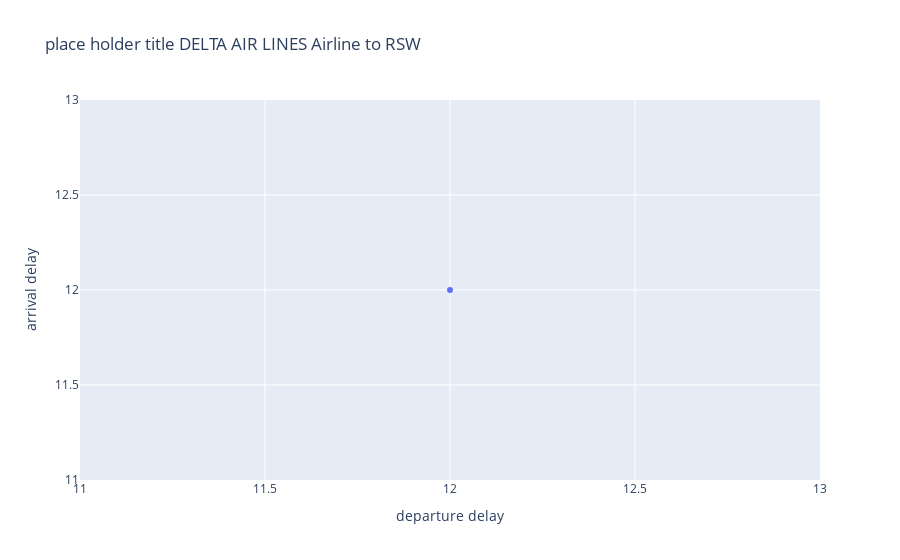

The code cell stored with this chart in its notebook:
### Markdown cell above
# Exhibit 2 - How does departure delay compares to arrival delay for your flight? 
* should have all parameters 
* find a few options to demonstrate

### Code cell
# need to change label content - a dot with a label, with hover- over, with regression line
import pandas as pd
import seaborn as sns
import matplotlib.pyplot as plt
from sklearn.linear_model import LinearRegression
import ipywidgets as widgets
from IPython.display import display
import numpy as np

# Assuming your dataset is stored in 'sample_final_data.csv'
# df = pd.read_csv('sample_final_data.csv')

# User input for departure airport, airline, and destination airport
departure_airport = input("Enter departure airport (e.g., ATL): ").lower()
airline = input("Enter airline (e.g., Delta Air Lines): ").lower()
destination_airport = input("Enter destination airport (e.g., RSW): ").lower()

# Filter the dataframe based on user input
filtered_df = df[(df['departure airport IATA'] == departure_airport) &
                 (df['Airline Company'] == airline) &
                 (df['arrival airport IATA'] == destination_airport)]

# Check if there are any matching records
if filtered_df.empty:
    print("No matching records found.")
else:
    fig_delay = px.scatter(filtered_df, x='delay in mins', y='estimatedDelay', title=f'place holder title {airline.upper()} Airline to {destination_airport.upper()}',
                 labels={'delay in mins': 'departure delay', 'estimatedDelay': 'arrival delay'},
                 hover_name='arrival airport IATA',
                 hover_data={'arrival airport IATA': False, 'delay in mins': True, 'estimatedDelay': '|%B %d, %Y %I:%M %p'},
                 trendline='ols',  # Ordinary Least Squares regression line
                 )
fig_delay.show()

### Figure 1 — Plotly figure (JSON) as saved in the notebook; plotly's stock layout.template omitted (floating-point values rounded to 4 significant figures)
{"data": [{"customdata": [["rsw"]], "hovertemplate": "<b>%{hovertext}</b><br><br>departure delay=%{x}<br>arrival delay=%{y|%B %d, %Y %I:%M %p}<extra></extra>", "hovertext": ["rsw"], "legendgroup": "", "marker": {"color": "#636efa", "symbol": "circle"}, "mode": "markers", "name": "", "orientation": "v", "showlegend": false, "type": "scatter", "x": [12], "xaxis": "x", "y": [12], "yaxis": "y"}, {"hovertemplate": "<extra></extra>", "legendgroup": "", "marker": {"color": "#636efa", "symbol": "circle"}, "mode": "lines", "name": "", "showlegend": false, "type": "scatter", "xaxis": "x", "yaxis": "y"}], "layout": {"legend": {"tracegroupgap": 0}, "title": {"text": "place holder title DELTA AIR LINES Airline to RSW"}, "xaxis": {"anchor": "y", "domain": [0, 1], "title": {"text": "departure delay"}}, "yaxis": {"anchor": "x", "domain": [0, 1], "title": {"text": "arrival delay"}}}}
